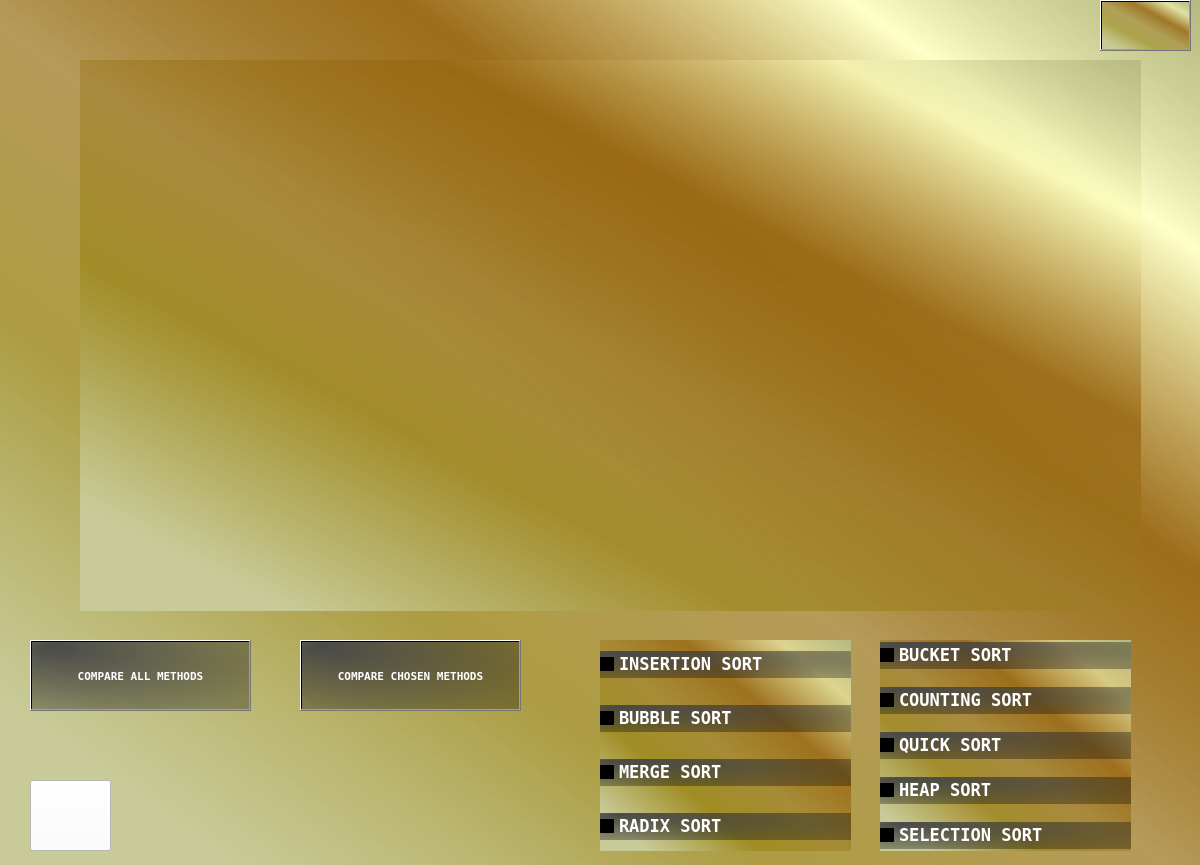
<?xml version="1.0" encoding="UTF-8"?>
<ui version="4.0">
 <class>Form</class>
 <widget class="QWidget" name="Form">
  <property name="geometry">
   <rect>
    <x>0</x>
    <y>0</y>
    <width>1200</width>
    <height>865</height>
   </rect>
  </property>
  <property name="windowTitle">
   <string>Form</string>
  </property>
  <property name="styleSheet">
   <string notr="true">background-color: rgb(168, 168, 168);
background-color: qlineargradient(spread:repeat, x1:1, y1:0, x2:0, y2:1, stop:0 rgba(182, 185, 130, 255), stop:0.146893 rgba(252, 255, 187, 145), stop:0.333333 rgba(153, 104, 19, 208), stop:0.514124 rgba(158, 124, 37, 130), stop:0.683616 rgba(147, 125, 6, 130), stop:0.903409 rgba(200, 203, 152, 255));</string>
  </property>
  <widget class="graphs" name="graphs" native="true">
   <property name="geometry">
    <rect>
     <x>80</x>
     <y>60</y>
     <width>1061</width>
     <height>551</height>
    </rect>
   </property>
   <property name="font">
    <font>
     <pointsize>13</pointsize>
     <weight>75</weight>
     <bold>true</bold>
    </font>
   </property>
  </widget>
  <widget class="QWidget" name="verticalLayoutWidget">
   <property name="geometry">
    <rect>
     <x>600</x>
     <y>640</y>
     <width>251</width>
     <height>211</height>
    </rect>
   </property>
   <property name="font">
    <font>
     <family>Terminal</family>
     <pointsize>13</pointsize>
     <weight>75</weight>
     <bold>true</bold>
    </font>
   </property>
   <layout class="QVBoxLayout" name="verticalLayout">
    <item>
     <widget class="QCheckBox" name="checkBox">
      <property name="font">
       <font>
        <family>Terminal</family>
        <pointsize>13</pointsize>
        <weight>75</weight>
        <bold>true</bold>
       </font>
      </property>
      <property name="styleSheet">
       <string notr="true">color: rgb(255, 255, 255);
background-color: qradialgradient(spread:reflect, cx:1, cy:1, radius:2, fx:0.074, fy:0.051, stop:0 rgba(72, 72, 72, 252), stop:0.357955 rgba(1, 2, 3, 80), stop:0.44 rgba(12, 6, 6, 80), stop:0.5625 rgba(61, 56, 56, 156), stop:0.704545 rgba(72, 45, 45, 80), stop:0.943182 rgba(113, 113, 113, 0));</string>
      </property>
      <property name="text">
       <string>INSERTION SORT</string>
      </property>
     </widget>
    </item>
    <item>
     <spacer name="verticalSpacer">
      <property name="font">
       <font>
        <family>Terminal</family>
        <pointsize>13</pointsize>
        <weight>75</weight>
        <bold>true</bold>
       </font>
      </property>
      <property name="orientation">
       <enum>Qt::Vertical</enum>
      </property>
      <property name="sizeType">
       <enum>QSizePolicy::Maximum</enum>
      </property>
      <property name="sizeHint" stdset="0">
       <size>
        <width>10</width>
        <height>10</height>
       </size>
      </property>
     </spacer>
    </item>
    <item>
     <widget class="QCheckBox" name="checkBox_2">
      <property name="font">
       <font>
        <family>Terminal</family>
        <pointsize>13</pointsize>
        <weight>75</weight>
        <bold>true</bold>
       </font>
      </property>
      <property name="styleSheet">
       <string notr="true">color: rgb(255, 255, 255);
background-color: qradialgradient(spread:reflect, cx:1, cy:1, radius:2, fx:0.074, fy:0.051, stop:0 rgba(72, 72, 72, 252), stop:0.357955 rgba(1, 2, 3, 80), stop:0.44 rgba(12, 6, 6, 80), stop:0.5625 rgba(61, 56, 56, 156), stop:0.704545 rgba(72, 45, 45, 80), stop:0.943182 rgba(113, 113, 113, 0));</string>
      </property>
      <property name="text">
       <string>BUBBLE SORT</string>
      </property>
     </widget>
    </item>
    <item>
     <spacer name="verticalSpacer_2">
      <property name="font">
       <font>
        <family>Terminal</family>
        <pointsize>13</pointsize>
        <weight>75</weight>
        <bold>true</bold>
       </font>
      </property>
      <property name="orientation">
       <enum>Qt::Vertical</enum>
      </property>
      <property name="sizeType">
       <enum>QSizePolicy::Maximum</enum>
      </property>
      <property name="sizeHint" stdset="0">
       <size>
        <width>10</width>
        <height>10</height>
       </size>
      </property>
     </spacer>
    </item>
    <item>
     <widget class="QCheckBox" name="checkBox_3">
      <property name="font">
       <font>
        <family>Terminal</family>
        <pointsize>13</pointsize>
        <weight>75</weight>
        <bold>true</bold>
       </font>
      </property>
      <property name="styleSheet">
       <string notr="true">color: rgb(255, 255, 255);
background-color: qradialgradient(spread:reflect, cx:1, cy:1, radius:2, fx:0.074, fy:0.051, stop:0 rgba(72, 72, 72, 252), stop:0.357955 rgba(1, 2, 3, 80), stop:0.44 rgba(12, 6, 6, 80), stop:0.5625 rgba(61, 56, 56, 156), stop:0.704545 rgba(72, 45, 45, 80), stop:0.943182 rgba(113, 113, 113, 0));</string>
      </property>
      <property name="text">
       <string>MERGE SORT</string>
      </property>
     </widget>
    </item>
    <item>
     <spacer name="verticalSpacer_3">
      <property name="font">
       <font>
        <family>Terminal</family>
        <pointsize>13</pointsize>
        <weight>75</weight>
        <bold>true</bold>
       </font>
      </property>
      <property name="orientation">
       <enum>Qt::Vertical</enum>
      </property>
      <property name="sizeType">
       <enum>QSizePolicy::Maximum</enum>
      </property>
      <property name="sizeHint" stdset="0">
       <size>
        <width>10</width>
        <height>10</height>
       </size>
      </property>
     </spacer>
    </item>
    <item>
     <widget class="QCheckBox" name="checkBox_4">
      <property name="font">
       <font>
        <family>Terminal</family>
        <pointsize>13</pointsize>
        <weight>75</weight>
        <bold>true</bold>
       </font>
      </property>
      <property name="styleSheet">
       <string notr="true">color: rgb(255, 255, 255);
background-color: qradialgradient(spread:reflect, cx:1, cy:1, radius:2, fx:0.074, fy:0.051, stop:0 rgba(72, 72, 72, 252), stop:0.357955 rgba(1, 2, 3, 80), stop:0.44 rgba(12, 6, 6, 80), stop:0.5625 rgba(61, 56, 56, 156), stop:0.704545 rgba(72, 45, 45, 80), stop:0.943182 rgba(113, 113, 113, 0));</string>
      </property>
      <property name="text">
       <string>RADIX SORT</string>
      </property>
     </widget>
    </item>
   </layout>
  </widget>
  <widget class="QWidget" name="verticalLayoutWidget_2">
   <property name="geometry">
    <rect>
     <x>880</x>
     <y>640</y>
     <width>251</width>
     <height>211</height>
    </rect>
   </property>
   <property name="font">
    <font>
     <family>Terminal</family>
     <pointsize>13</pointsize>
     <weight>75</weight>
     <bold>true</bold>
    </font>
   </property>
   <layout class="QVBoxLayout" name="verticalLayout_2">
    <item>
     <widget class="QCheckBox" name="checkBox_5">
      <property name="font">
       <font>
        <family>Terminal</family>
        <pointsize>13</pointsize>
        <weight>75</weight>
        <bold>true</bold>
       </font>
      </property>
      <property name="styleSheet">
       <string notr="true">color: rgb(255, 255, 255);
background-color: qradialgradient(spread:reflect, cx:1, cy:1, radius:2, fx:0.074, fy:0.051, stop:0 rgba(72, 72, 72, 252), stop:0.357955 rgba(1, 2, 3, 80), stop:0.44 rgba(12, 6, 6, 80), stop:0.5625 rgba(61, 56, 56, 156), stop:0.704545 rgba(72, 45, 45, 80), stop:0.943182 rgba(113, 113, 113, 0));</string>
      </property>
      <property name="text">
       <string>BUCKET SORT</string>
      </property>
     </widget>
    </item>
    <item>
     <spacer name="verticalSpacer_4">
      <property name="font">
       <font>
        <family>Terminal</family>
        <pointsize>13</pointsize>
        <weight>75</weight>
        <bold>true</bold>
       </font>
      </property>
      <property name="orientation">
       <enum>Qt::Vertical</enum>
      </property>
      <property name="sizeType">
       <enum>QSizePolicy::Maximum</enum>
      </property>
      <property name="sizeHint" stdset="0">
       <size>
        <width>10</width>
        <height>10</height>
       </size>
      </property>
     </spacer>
    </item>
    <item>
     <widget class="QCheckBox" name="checkBox_6">
      <property name="font">
       <font>
        <family>Terminal</family>
        <pointsize>13</pointsize>
        <weight>75</weight>
        <bold>true</bold>
       </font>
      </property>
      <property name="styleSheet">
       <string notr="true">color: rgb(255, 255, 255);
background-color: qradialgradient(spread:reflect, cx:1, cy:1, radius:2, fx:0.074, fy:0.051, stop:0 rgba(72, 72, 72, 252), stop:0.357955 rgba(1, 2, 3, 80), stop:0.44 rgba(12, 6, 6, 80), stop:0.5625 rgba(61, 56, 56, 156), stop:0.704545 rgba(72, 45, 45, 80), stop:0.943182 rgba(113, 113, 113, 0));</string>
      </property>
      <property name="text">
       <string>COUNTING SORT</string>
      </property>
     </widget>
    </item>
    <item>
     <spacer name="verticalSpacer_5">
      <property name="font">
       <font>
        <family>Terminal</family>
        <pointsize>13</pointsize>
        <weight>75</weight>
        <bold>true</bold>
       </font>
      </property>
      <property name="orientation">
       <enum>Qt::Vertical</enum>
      </property>
      <property name="sizeType">
       <enum>QSizePolicy::Maximum</enum>
      </property>
      <property name="sizeHint" stdset="0">
       <size>
        <width>10</width>
        <height>10</height>
       </size>
      </property>
     </spacer>
    </item>
    <item>
     <widget class="QCheckBox" name="checkBox_7">
      <property name="font">
       <font>
        <family>Terminal</family>
        <pointsize>13</pointsize>
        <weight>75</weight>
        <bold>true</bold>
       </font>
      </property>
      <property name="styleSheet">
       <string notr="true">color: rgb(255, 255, 255);
background-color: qradialgradient(spread:reflect, cx:1, cy:1, radius:2, fx:0.074, fy:0.051, stop:0 rgba(72, 72, 72, 252), stop:0.357955 rgba(1, 2, 3, 80), stop:0.44 rgba(12, 6, 6, 80), stop:0.5625 rgba(61, 56, 56, 156), stop:0.704545 rgba(72, 45, 45, 80), stop:0.943182 rgba(113, 113, 113, 0));</string>
      </property>
      <property name="text">
       <string>QUICK SORT</string>
      </property>
     </widget>
    </item>
    <item>
     <spacer name="verticalSpacer_6">
      <property name="font">
       <font>
        <family>Terminal</family>
        <pointsize>13</pointsize>
        <weight>75</weight>
        <bold>true</bold>
       </font>
      </property>
      <property name="orientation">
       <enum>Qt::Vertical</enum>
      </property>
      <property name="sizeType">
       <enum>QSizePolicy::Maximum</enum>
      </property>
      <property name="sizeHint" stdset="0">
       <size>
        <width>10</width>
        <height>10</height>
       </size>
      </property>
     </spacer>
    </item>
    <item>
     <widget class="QCheckBox" name="checkBox_8">
      <property name="font">
       <font>
        <family>Terminal</family>
        <pointsize>13</pointsize>
        <weight>75</weight>
        <bold>true</bold>
       </font>
      </property>
      <property name="styleSheet">
       <string notr="true">color: rgb(255, 255, 255);
background-color: qradialgradient(spread:reflect, cx:1, cy:1, radius:2, fx:0.074, fy:0.051, stop:0 rgba(72, 72, 72, 252), stop:0.357955 rgba(1, 2, 3, 80), stop:0.44 rgba(12, 6, 6, 80), stop:0.5625 rgba(61, 56, 56, 156), stop:0.704545 rgba(72, 45, 45, 80), stop:0.943182 rgba(113, 113, 113, 0));</string>
      </property>
      <property name="text">
       <string>HEAP SORT</string>
      </property>
     </widget>
    </item>
    <item>
     <spacer name="verticalSpacer_7">
      <property name="font">
       <font>
        <family>Terminal</family>
       </font>
      </property>
      <property name="orientation">
       <enum>Qt::Vertical</enum>
      </property>
      <property name="sizeType">
       <enum>QSizePolicy::Maximum</enum>
      </property>
      <property name="sizeHint" stdset="0">
       <size>
        <width>10</width>
        <height>10</height>
       </size>
      </property>
     </spacer>
    </item>
    <item>
     <widget class="QCheckBox" name="checkBox_9">
      <property name="font">
       <font>
        <family>Terminal</family>
        <pointsize>13</pointsize>
        <weight>75</weight>
        <bold>true</bold>
       </font>
      </property>
      <property name="styleSheet">
       <string notr="true">color: rgb(255, 255, 255);
background-color: qradialgradient(spread:reflect, cx:1, cy:1, radius:2, fx:0.074, fy:0.051, stop:0 rgba(72, 72, 72, 252), stop:0.357955 rgba(1, 2, 3, 80), stop:0.44 rgba(12, 6, 6, 80), stop:0.5625 rgba(61, 56, 56, 156), stop:0.704545 rgba(72, 45, 45, 80), stop:0.943182 rgba(113, 113, 113, 0));</string>
      </property>
      <property name="text">
       <string>SELECTION SORT</string>
      </property>
     </widget>
    </item>
   </layout>
  </widget>
  <widget class="QPushButton" name="pushButton">
   <property name="geometry">
    <rect>
     <x>300</x>
     <y>640</y>
     <width>221</width>
     <height>71</height>
    </rect>
   </property>
   <property name="font">
    <font>
     <family>Terminal</family>
     <pointsize>8</pointsize>
     <weight>75</weight>
     <bold>true</bold>
    </font>
   </property>
   <property name="styleSheet">
    <string notr="true">background-color: qradialgradient(spread:reflect, cx:1, cy:1, radius:2, fx:0.074, fy:0.051, stop:0 rgba(72, 72, 72, 252), stop:0.357955 rgba(1, 2, 3, 80), stop:0.44 rgba(12, 6, 6, 80), stop:0.5625 rgba(61, 56, 56, 156), stop:0.704545 rgba(72, 45, 45, 80), stop:0.943182 rgba(113, 113, 113, 0));
color: rgb(255, 255, 255);</string>
   </property>
   <property name="text">
    <string>COMPARE CHOSEN METHODS</string>
   </property>
  </widget>
  <widget class="QPushButton" name="pushButton_2">
   <property name="geometry">
    <rect>
     <x>30</x>
     <y>640</y>
     <width>221</width>
     <height>71</height>
    </rect>
   </property>
   <property name="font">
    <font>
     <family>Terminal</family>
     <pointsize>8</pointsize>
     <weight>75</weight>
     <bold>true</bold>
    </font>
   </property>
   <property name="styleSheet">
    <string notr="true">background-color: qradialgradient(spread:reflect, cx:1, cy:1, radius:2, fx:0.074, fy:0.051, stop:0 rgba(72, 72, 72, 252), stop:0.357955 rgba(1, 2, 3, 80), stop:0.44 rgba(12, 6, 6, 80), stop:0.5625 rgba(61, 56, 56, 156), stop:0.704545 rgba(72, 45, 45, 80), stop:0.943182 rgba(113, 113, 113, 0));
color: rgb(255, 255, 255);</string>
   </property>
   <property name="text">
    <string>COMPARE ALL METHODS</string>
   </property>
  </widget>
  <widget class="QPushButton" name="pushButton_3">
   <property name="geometry">
    <rect>
     <x>30</x>
     <y>780</y>
     <width>81</width>
     <height>71</height>
    </rect>
   </property>
   <property name="font">
    <font>
     <pointsize>10</pointsize>
     <weight>75</weight>
     <bold>true</bold>
    </font>
   </property>
   <property name="styleSheet">
    <string notr="true">background-color: rgb(255, 255, 255);</string>
   </property>
   <property name="text">
    <string/>
   </property>
   <property name="icon">
    <iconset resource="icons.qrc">
     <normaloff>:/icons/icons/img_185728.png</normaloff>:/icons/icons/img_185728.png</iconset>
   </property>
   <property name="iconSize">
    <size>
     <width>125</width>
     <height>60</height>
    </size>
   </property>
  </widget>
  <widget class="QPushButton" name="pushButton_4">
   <property name="geometry">
    <rect>
     <x>1100</x>
     <y>0</y>
     <width>91</width>
     <height>51</height>
    </rect>
   </property>
   <property name="font">
    <font>
     <pointsize>10</pointsize>
     <weight>75</weight>
     <bold>true</bold>
    </font>
   </property>
   <property name="text">
    <string/>
   </property>
   <property name="icon">
    <iconset resource="icons.qrc">
     <normaloff>:/icons/icons/25694 (1).png</normaloff>:/icons/icons/25694 (1).png</iconset>
   </property>
   <property name="iconSize">
    <size>
     <width>100</width>
     <height>125</height>
    </size>
   </property>
  </widget>
 </widget>
 <customwidgets>
  <customwidget>
   <class>graphs</class>
   <extends>QWidget</extends>
   <header location="global">graphs.h</header>
   <container>1</container>
  </customwidget>
 </customwidgets>
 <resources>
  <include location="icons.qrc"/>
 </resources>
 <connections/>
</ui>
